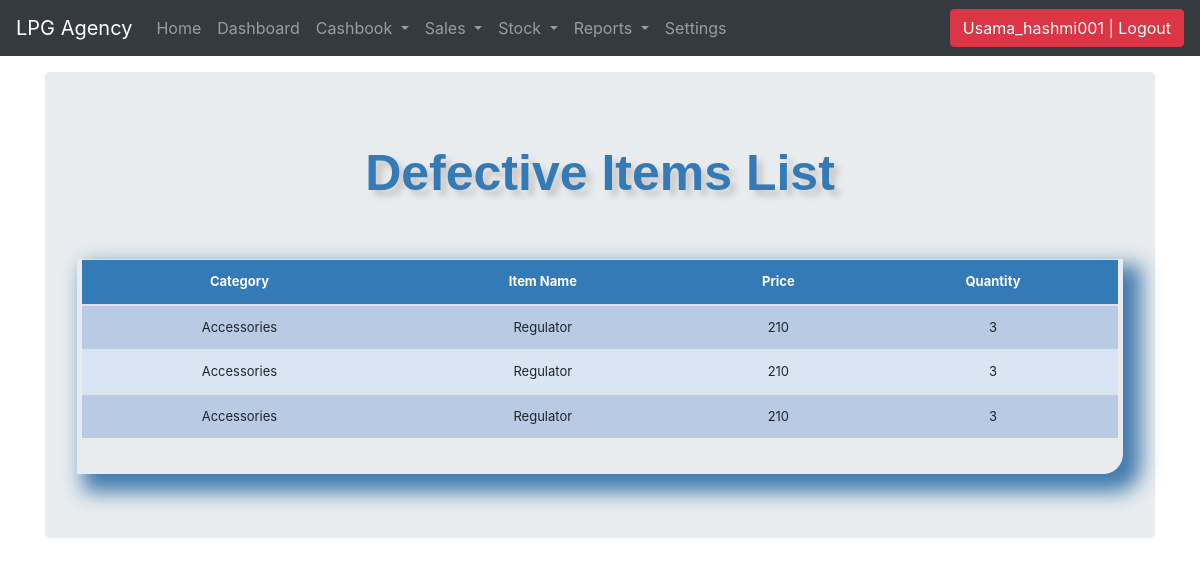
/defective-items/ (signed in), run on an earlier commit of the app's database.
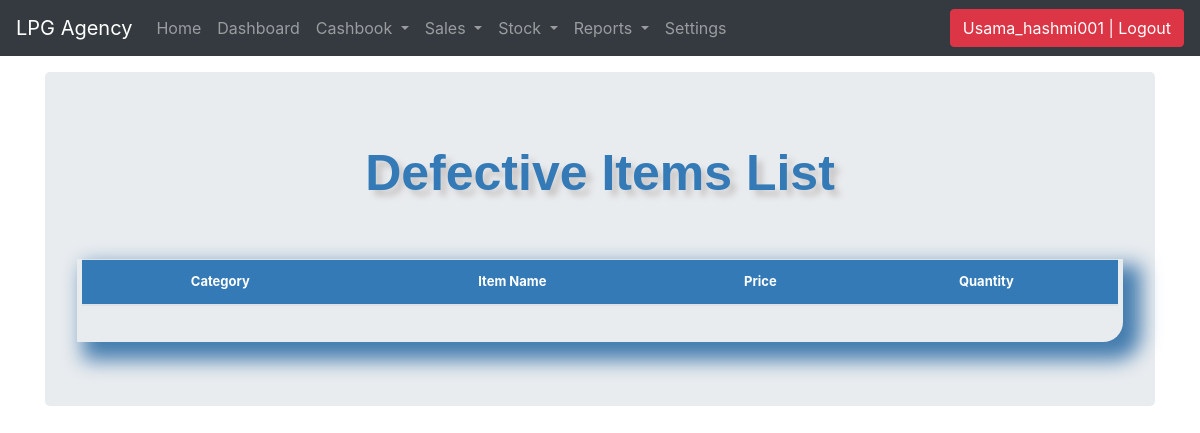
And on a later commit of the database.
### stockmgmt/models.py (models this page shows, shortened)
class DefectiveItem(models.Model):
    category = models.ForeignKey(Category, on_delete=models.CASCADE)  # Adjust the relationship as needed
    item_name = models.ForeignKey(Itemsmodel, on_delete=models.CASCADE)  # Adjust the relationship as needed
    price = models.IntegerField()
    quantity = models.PositiveIntegerField()
    batch_number = models.CharField(max_length=10)

class Category(models.Model):
    name = models.CharField(max_length=50, blank=True, null=True)
    def __str__(self):
        return self.name

class Itemsmodel(models.Model):
    category = models.ForeignKey(Category, on_delete=models.CASCADE, related_name='items')
    name = models.CharField(max_length=50, unique=True)
    def __str__(self):
        return self.name

### stockmgmt/views.py (the view)
# urls.py: path('defective-items/', views.defective_item_list, name='defective-items'),
def defective_item_list(request):
    if request.user.is_authenticated==True:
        defective_items = DefectiveItem.objects.all()
        title= 'Defective Items List'
        context = {
            'title':title,
            'defective_items': defective_items,
        }
        return render(request, 'defective_items.html', context)
    else:
        return redirect ('user_login')

### stockmgmt/templates/defective_items.html (shortened to what this page needs)
{% load static %}
{% include 'navbar.html'%}
{% load crispy_forms_tags %}
<!doctype html>
<html lang="en">
  <head>
<link href="{% static 'css/stylesheet.css' %}" rel="stylesheet">
<link href="{% static 'css/bootstrap.min.css' %}" rel="stylesheet">
    <link href="{% static 'css/navbar-top-fixed.css' %}" rel="stylesheet">
  </head>
  <body>
    <main role="main" class="container">
        <div class="jumbotron">
          <div class = 'header'>{{title}}</div>
          <br> <br>
            <div class='row'>
              <div class='col-sm-12'>
                  <div class="display_table">
                  <table class='table'>
                    <thead>
                        <tr>
                        <th>Category</th>
                        <th>Item Name</th>
                        <th>Price</th>
                        <th>Quantity</th>
                    </tr>
                </thead>
                {% for item in defective_items %}
                <tr>
                    <td>{{ item.category }}</td>
                    <td>{{ item.item_name }}</td>
                    <td>{{ item.price }}</td>
                    <td>{{ item.quantity }}</td>
                </tr>
                    {% endfor %}
                  </table>
                  </div>
                </div>
            </div>
        </div>
      </main>
</body>
      </body>
</html>

What changed in the data, as far as the page shows it:
removed DefectiveItem: category "Accessories", item_name "Regulator", price "210", quantity "3"
removed DefectiveItem: category "Accessories", item_name "Regulator", price "210", quantity "3"
removed DefectiveItem: category "Accessories", item_name "Regulator", price "210", quantity "3"
